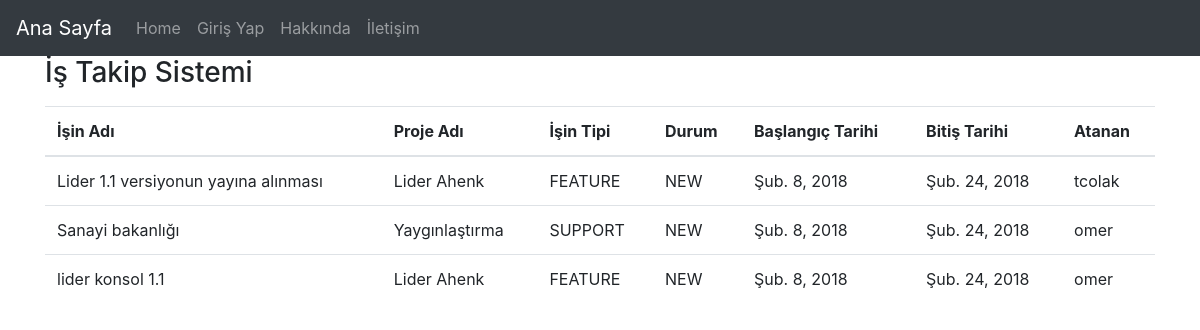
The app's page /follow/index/ with its own data.
### follow/models.py (models this page shows, shortened)
class Job(models.Model):
    project_name = models.ForeignKey(Project, null=True, blank=True, on_delete=models.CASCADE)
    subject = models.CharField(max_length=120, verbose_name="Konu")
    tracker = models.CharField(max_length=50, verbose_name="İşin Tipi", choices=TRACKER, default='bug')
    description = models.TextField(verbose_name="Yorum", blank=True)
    status = models.CharField(max_length=50, verbose_name="Durum", choices=STATUS, default='new')
    assigned_to = models.ManyToManyField(User, null=True, verbose_name="Atanan", default=None)
    start_date = models.DateField(blank=True, null=True, verbose_name="Başlangıç Tarihi")
    end_date = models.DateField(blank=True, null=True, verbose_name="Bitiş Tarihi")
    result = models.TextField(verbose_name="Sonuç", blank=True)
    file = models.FileField(blank=True, verbose_name='Dosya Ekle')
    def assigned(self):
        return ",".join([str(p) for p in self.assigned_to.all()])
    class Meta:
        ordering = ['-start_date', 'id']

class Project(models.Model):
    project_name = models.CharField(max_length=50, verbose_name="Proje Adı")
    members = models.ManyToManyField(User, null=True, verbose_name="Üyeler", default=None)
    def __str__(self):
        return self.project_name

### follow/views.py (the view)
# urls.py: path('index/', job_index, name="index"),
def job_index(request):
    jobs = Job.objects.all()
    return render(request, 'follow/index.html', {'jobs': jobs})

### templates/follow/index.html
{% extends 'base.html' %}
{% block body %}
    <div class="container">
      <table class="table">
        <thead>
        <tr>
            <th>İşin Adı</th>
            <th>Proje Adı</th>
            <th>İşin Tipi</th>
            <th>Durum</th>
            <th>Başlangıç Tarihi</th>
            <th>Bitiş Tarihi</th>
            <th>Atanan</th>
          </tr>
        </thead>
        <tbody>
            {% for job in jobs %}
                <tr>
                <td>{{ job.subject }}</td>
                <td>{{ job.project_name }}</td>
                <td>{{ job.tracker }}</td>
                <td>{{ job.status }}</td>
                <td>{{ job.start_date }}</td>
                <td>{{ job.end_date }}</td>
                <td>{{ job.assigned }}</td>
                </tr>
            {% endfor %}
        </tbody>
      </table>
    </div>
{% endblock %}

### templates/base.html (shortened to what this page needs)
{% load static %}
<!DOCTYPE html>
<html lang="en">
<head>
    <link rel="stylesheet" href="{% static 'css/bootstrap.min.css' %}">
</head>
<body>
    {% include "header.html" %}
    {% block body %}
    {% endblock %}
</body>
</html>

### templates/header.html (shortened to what this page needs)
<nav class="navbar navbar-expand-lg navbar-dark bg-dark">
  <div class="collapse navbar-collapse">
    <div class="navbar-header">
      <a class="navbar-brand navbar-left" href="{% url 'home' %}">Ana Sayfa</a>
    </div>
    <ul class="navbar-nav ">
      <li class="nav-item"><a class="nav-link" href="#">Home</a></li>
        {% if not request.user.is_authenticated %}
            <li class="nav-item"><a class="nav-link" href="{% url 'follow:login' %}">Giriş Yap</a></li>
        {% endif %}
      <li class="nav-item"><a class="nav-link" href="#">Hakkında</a></li>
      <li class="nav-item"><a class="nav-link" href="#">İletişim</a></li>
    </ul>
  </div>
</nav>
<div class="container">
  <h3>İş Takip Sistemi</h3>
</div>
</body>
</html>

### records on screen
Job: subject "Lider 1.1 versiyonun yayına alınması", project_name "Lider Ahenk", tracker "FEATURE", status "NEW", start_date "Şub. 8, 2018", end_date "Şub. 24, 2018", assigned "tcolak"
Job: subject "Sanayi bakanlığı", project_name "Yaygınlaştırma", tracker "SUPPORT", status "NEW", start_date "Şub. 8, 2018", end_date "Şub. 24, 2018", assigned "omer"
Job: subject "lider konsol 1.1", project_name "Lider Ahenk", tracker "FEATURE", status "NEW", start_date "Şub. 8, 2018", end_date "Şub. 24, 2018", assigned "omer"
